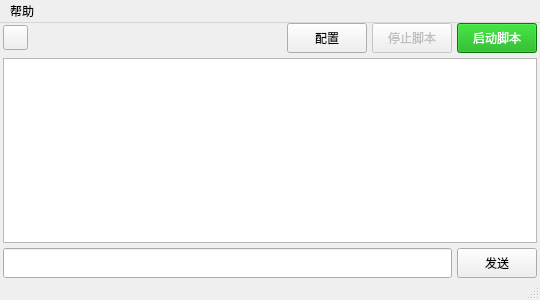
<?xml version="1.0" encoding="UTF-8"?>
<ui version="4.0">
 <class>ALMainWindow</class>
 <widget class="QMainWindow" name="ALMainWindow">
  <property name="geometry">
   <rect>
    <x>0</x>
    <y>0</y>
    <width>540</width>
    <height>300</height>
   </rect>
  </property>
  <property name="minimumSize">
   <size>
    <width>540</width>
    <height>300</height>
   </size>
  </property>
  <property name="maximumSize">
   <size>
    <width>1280</width>
    <height>720</height>
   </size>
  </property>
  <property name="windowTitle">
   <string>AutoLibrary</string>
  </property>
  <property name="autoFillBackground">
   <bool>true</bool>
  </property>
  <widget class="QWidget" name="CentralWidget">
   <layout class="QVBoxLayout" name="CentralWidgetLayout">
    <property name="spacing">
     <number>5</number>
    </property>
    <property name="leftMargin">
     <number>3</number>
    </property>
    <property name="topMargin">
     <number>0</number>
    </property>
    <property name="rightMargin">
     <number>3</number>
    </property>
    <property name="bottomMargin">
     <number>0</number>
    </property>
    <item>
     <layout class="QHBoxLayout" name="ControlLayout">
      <property name="spacing">
       <number>5</number>
      </property>
      <item>
       <widget class="QPushButton" name="TimerTaskWidgetButton">
        <property name="minimumSize">
         <size>
          <width>25</width>
          <height>25</height>
         </size>
        </property>
        <property name="maximumSize">
         <size>
          <width>25</width>
          <height>25</height>
         </size>
        </property>
        <property name="text">
         <string/>
        </property>
        <property name="icon">
         <iconset theme="document-open-recent"/>
        </property>
       </widget>
      </item>
      <item>
       <widget class="QFrame" name="ControlSpaceFrame">
        <property name="minimumSize">
         <size>
          <width>1000</width>
          <height>0</height>
         </size>
        </property>
        <property name="frameShape">
         <enum>QFrame::Shape::NoFrame</enum>
        </property>
        <property name="frameShadow">
         <enum>QFrame::Shadow::Plain</enum>
        </property>
        <property name="lineWidth">
         <number>0</number>
        </property>
       </widget>
      </item>
      <item>
       <widget class="QPushButton" name="ConfigButton">
        <property name="minimumSize">
         <size>
          <width>80</width>
          <height>30</height>
         </size>
        </property>
        <property name="maximumSize">
         <size>
          <width>80</width>
          <height>30</height>
         </size>
        </property>
        <property name="text">
         <string>配置</string>
        </property>
       </widget>
      </item>
      <item>
       <widget class="QPushButton" name="StopButton">
        <property name="enabled">
         <bool>false</bool>
        </property>
        <property name="minimumSize">
         <size>
          <width>80</width>
          <height>30</height>
         </size>
        </property>
        <property name="maximumSize">
         <size>
          <width>80</width>
          <height>30</height>
         </size>
        </property>
        <property name="text">
         <string>停止脚本</string>
        </property>
       </widget>
      </item>
      <item>
       <widget class="QPushButton" name="StartButton">
        <property name="enabled">
         <bool>true</bool>
        </property>
        <property name="minimumSize">
         <size>
          <width>80</width>
          <height>30</height>
         </size>
        </property>
        <property name="maximumSize">
         <size>
          <width>80</width>
          <height>30</height>
         </size>
        </property>
        <property name="toolTip">
         <string>&lt;html&gt;&lt;head/&gt;&lt;body&gt;&lt;p&gt;开始运行自动脚本&lt;/p&gt;&lt;/body&gt;&lt;/html&gt;</string>
        </property>
        <property name="whatsThis">
         <string>&lt;html&gt;&lt;head/&gt;&lt;body&gt;&lt;p&gt;&lt;br/&gt;&lt;/p&gt;&lt;/body&gt;&lt;/html&gt;</string>
        </property>
        <property name="styleSheet">
         <string notr="true">background-color: rgb(10, 170, 10);
font: 12pt &quot;Microsoft YaHei UI&quot;;
color: rgb(255, 255, 255);
font: 9pt &quot;Segoe UI&quot;;
font: 700 9pt &quot;Microsoft YaHei UI&quot;;</string>
        </property>
        <property name="text">
         <string>启动脚本</string>
        </property>
       </widget>
      </item>
     </layout>
    </item>
    <item>
     <widget class="QPlainTextEdit" name="MessageIOTextEdit">
      <property name="minimumSize">
       <size>
        <width>0</width>
        <height>175</height>
       </size>
      </property>
      <property name="styleSheet">
       <string notr="true">QMenu::icon {
        width: 0px;
        height: 0px;
}</string>
      </property>
      <property name="frameShape">
       <enum>QFrame::Shape::StyledPanel</enum>
      </property>
      <property name="frameShadow">
       <enum>QFrame::Shadow::Plain</enum>
      </property>
      <property name="lineWidth">
       <number>0</number>
      </property>
      <property name="midLineWidth">
       <number>0</number>
      </property>
      <property name="tabChangesFocus">
       <bool>false</bool>
      </property>
      <property name="undoRedoEnabled">
       <bool>false</bool>
      </property>
      <property name="lineWrapMode">
       <enum>QPlainTextEdit::LineWrapMode::NoWrap</enum>
      </property>
      <property name="readOnly">
       <bool>false</bool>
      </property>
      <property name="textInteractionFlags">
       <set>Qt::TextInteractionFlag::LinksAccessibleByKeyboard|Qt::TextInteractionFlag::LinksAccessibleByMouse|Qt::TextInteractionFlag::TextBrowserInteraction|Qt::TextInteractionFlag::TextEditable|Qt::TextInteractionFlag::TextEditorInteraction|Qt::TextInteractionFlag::TextSelectableByKeyboard|Qt::TextInteractionFlag::TextSelectableByMouse</set>
      </property>
      <property name="backgroundVisible">
       <bool>false</bool>
      </property>
      <property name="centerOnScroll">
       <bool>false</bool>
      </property>
     </widget>
    </item>
    <item>
     <layout class="QHBoxLayout" name="MessageLayout">
      <property name="spacing">
       <number>5</number>
      </property>
      <item>
       <widget class="QLineEdit" name="MessageEdit">
        <property name="minimumSize">
         <size>
          <width>0</width>
          <height>30</height>
         </size>
        </property>
        <property name="maximumSize">
         <size>
          <width>16777215</width>
          <height>30</height>
         </size>
        </property>
        <property name="clearButtonEnabled">
         <bool>true</bool>
        </property>
       </widget>
      </item>
      <item>
       <widget class="QPushButton" name="SendButton">
        <property name="minimumSize">
         <size>
          <width>80</width>
          <height>30</height>
         </size>
        </property>
        <property name="maximumSize">
         <size>
          <width>80</width>
          <height>30</height>
         </size>
        </property>
        <property name="text">
         <string>发送</string>
        </property>
        <property name="icon">
         <iconset theme="document-send"/>
        </property>
       </widget>
      </item>
     </layout>
    </item>
   </layout>
  </widget>
  <widget class="QMenuBar" name="MenuBar">
   <property name="enabled">
    <bool>true</bool>
   </property>
   <property name="geometry">
    <rect>
     <x>0</x>
     <y>0</y>
     <width>540</width>
     <height>33</height>
    </rect>
   </property>
   <property name="nativeMenuBar">
    <bool>true</bool>
   </property>
   <widget class="QMenu" name="HelpMenu">
    <property name="mouseTracking">
     <bool>true</bool>
    </property>
    <property name="title">
     <string>帮助</string>
    </property>
    <addaction name="ManualAction"/>
    <addaction name="AboutAction"/>
   </widget>
   <addaction name="HelpMenu"/>
  </widget>
  <widget class="QStatusBar" name="StatusBar">
   <property name="enabled">
    <bool>false</bool>
   </property>
  </widget>
  <action name="ManualAction">
   <property name="text">
    <string>在线手册</string>
   </property>
  </action>
  <action name="AboutAction">
   <property name="text">
    <string>关于</string>
   </property>
  </action>
 </widget>
 <resources/>
 <connections/>
</ui>
